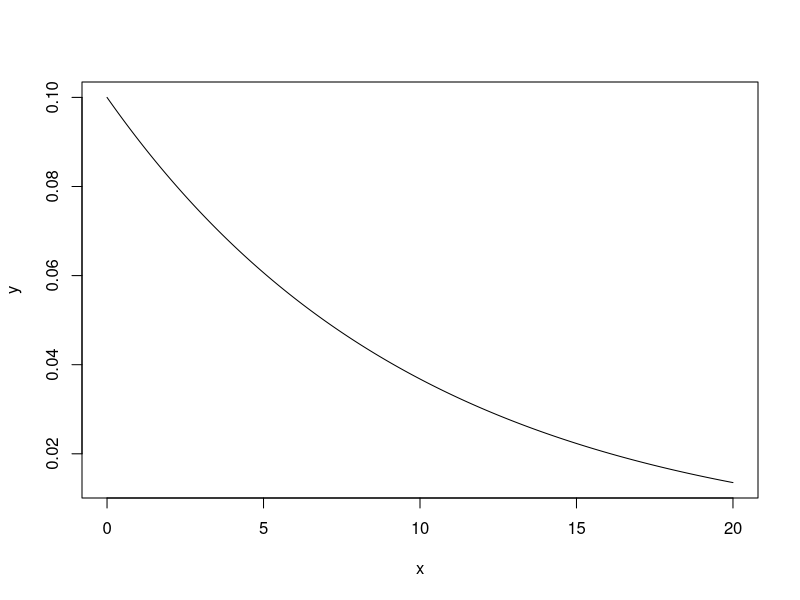
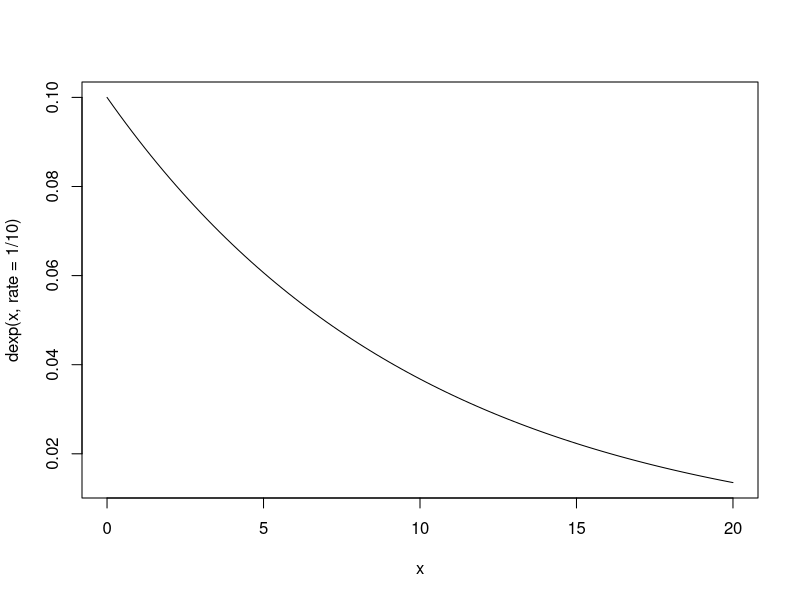
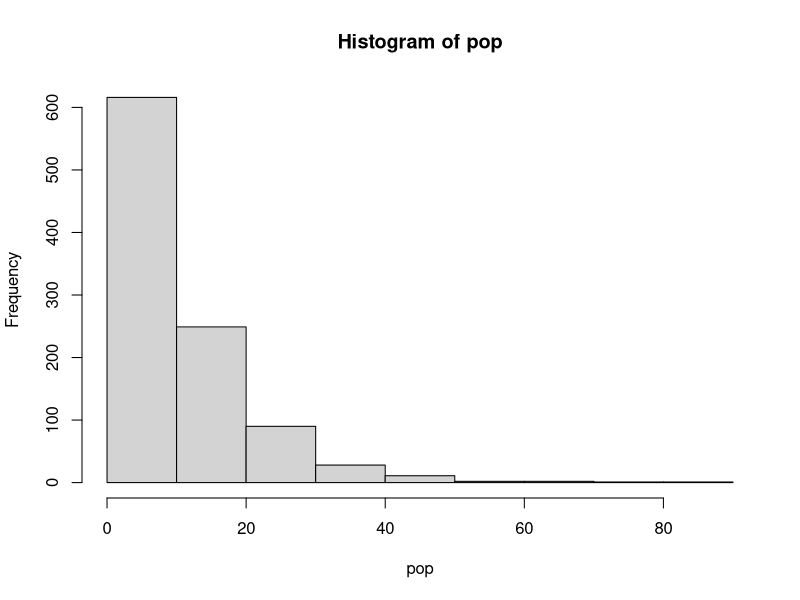
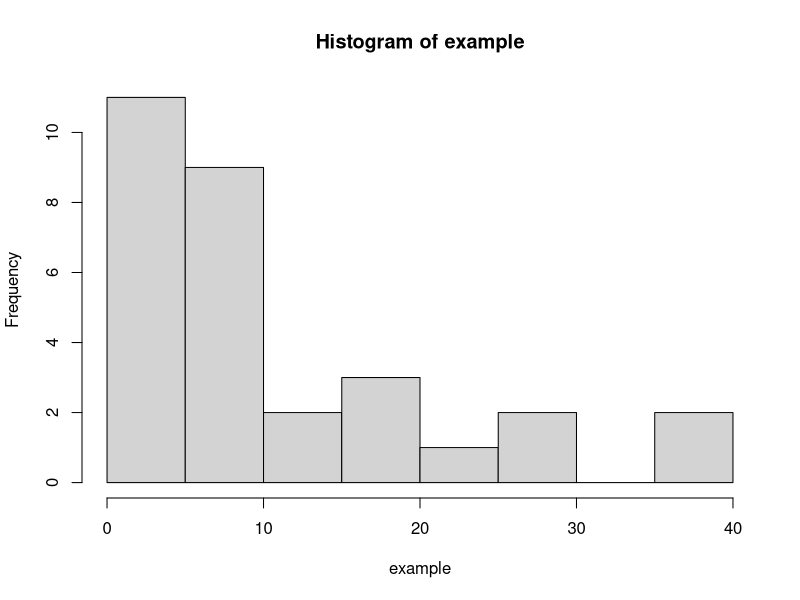
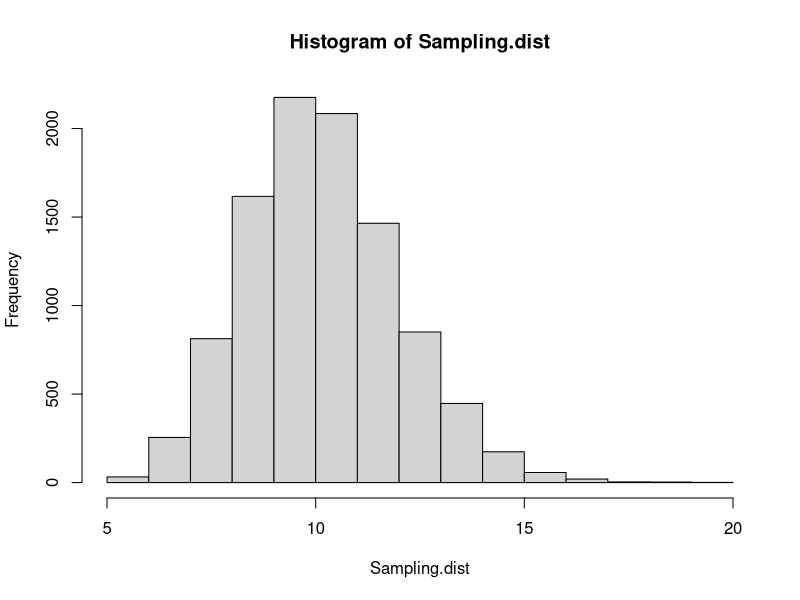
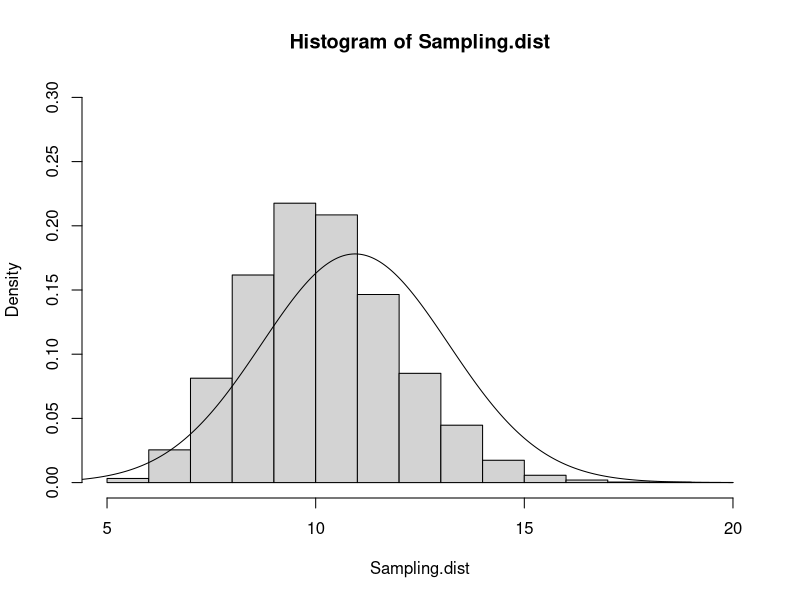
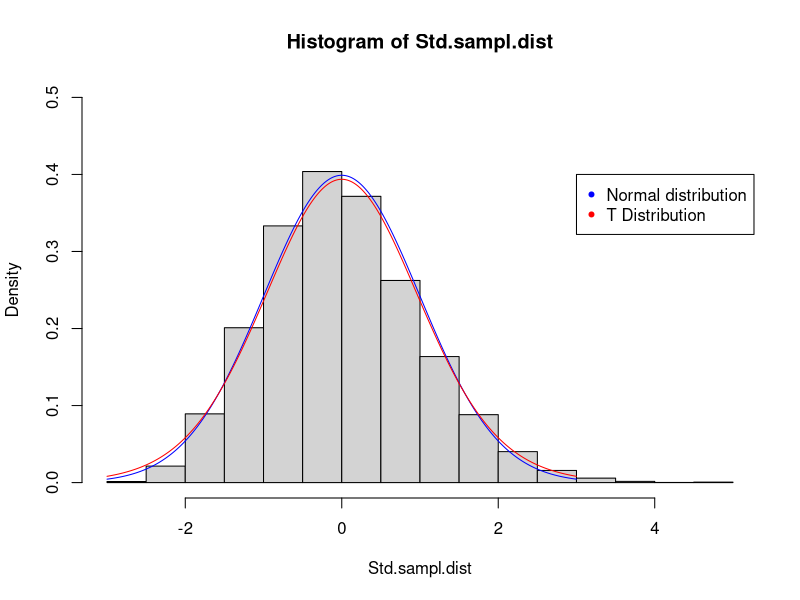

Generate these figures, in order, with R:
## ---- chunk 1
knitr::opts_chunk$set(echo = TRUE)
## ---- chunk 2
x <- seq(0,20,length=3000) 
#Make a sequence of 3000 evenly spaced numbers from 0 to 20

y <- dexp(x, rate = 1/10)
#Calculate the y axis points for every value in the sequence of x, using an exponential probability distribution density function

plot(x, y, type = "l")
#Plot input - X,Y coordinates for all points in x and y vectors

#Note, this can also be plotted in a single step using the "curve" function
curve(dexp(x, rate = 1/10), xlim = c(0,20))

pop <- rexp(1000, rate = 1/10)
#Randomly sampling 1000 values from a exp. prob. dist. 

mean(pop)

hist(pop)
## ---- chunk 3
example <- sample(pop,30)
mean(example)
var(example)
sd(example)

hist(example)
## ---- chunk 4
Sampling.dist <- c()  #creating an empty vector
n <- 30               #sample size
iterations <- 10000   #number of loop iterations

for (i in 1:iterations){
  Sampling.dist[i] = mean(sample(pop, n))
}

mean(Sampling.dist)
var(Sampling.dist)
sd(Sampling.dist)

hist(Sampling.dist)
## ---- chunk 5
n <- 30                       #resetting sample size
example <- sample(pop,n)      #sample data from population
Mean <- mean(example)         #Mean of the sample = sampling dist mean
Std.err <- sd(example)/sqrt(n)#std.err = sampl.dist standard deviation

y.sampl.dist <- dnorm(x, mean = Mean, sd = Std.err)
#estimated sampling distribution

hist(Sampling.dist, freq = FALSE, ylim = c(0,0.3));lines(x, y.sampl.dist) 
#Note that this is probability density being plotted in the histogram, by setting frequency=false
## ---- chunk 6
CI <- function(samp,ci){              #Define a fn 'CI', with 2 parameters
  p <- (1-ci)/2                       #Use the CI value to calculate a p value
  SE <- sd(samp)/sqrt(length(samp))   #Calculate sample's std error
  CI_L <- qnorm(p, mean(samp), SE)    #Calculate lower CI level
  CI_U <- qnorm(1-p, mean(samp), SE)  #Calculate upper CI level
  return(c(CI_L, CI_U))               #return (or print) calculated CI values
}

CI(example, 0.95)
## ---- chunk 7
n <- 20 #resetting sample size


#Adjustments to standardize sampling dist 
Std.sampl.dist <- (Sampling.dist - mean(Sampling.dist))/sd(Sampling.dist)
#hist(Std.sampl.dist, freq = FALSE, ylim = c(0,0.5))

#Estimating standardized sampling distributions, for the normal and t dist
xx <- seq(-3,3,length=300)

y.norm <- dnorm(xx)
y.t    <- dt(xx, n-1)
#estimated sampling distribution

hist(Std.sampl.dist, freq = FALSE, ylim = c(0,0.5))
  lines(xx, y.norm, col = "blue")
  lines(xx, y.t, col = "red") 
  legend(3, 0.4, 
       legend=c("Normal distribution", "T Distribution"),
       col=c("blue","red"), pch = c(20,20))
